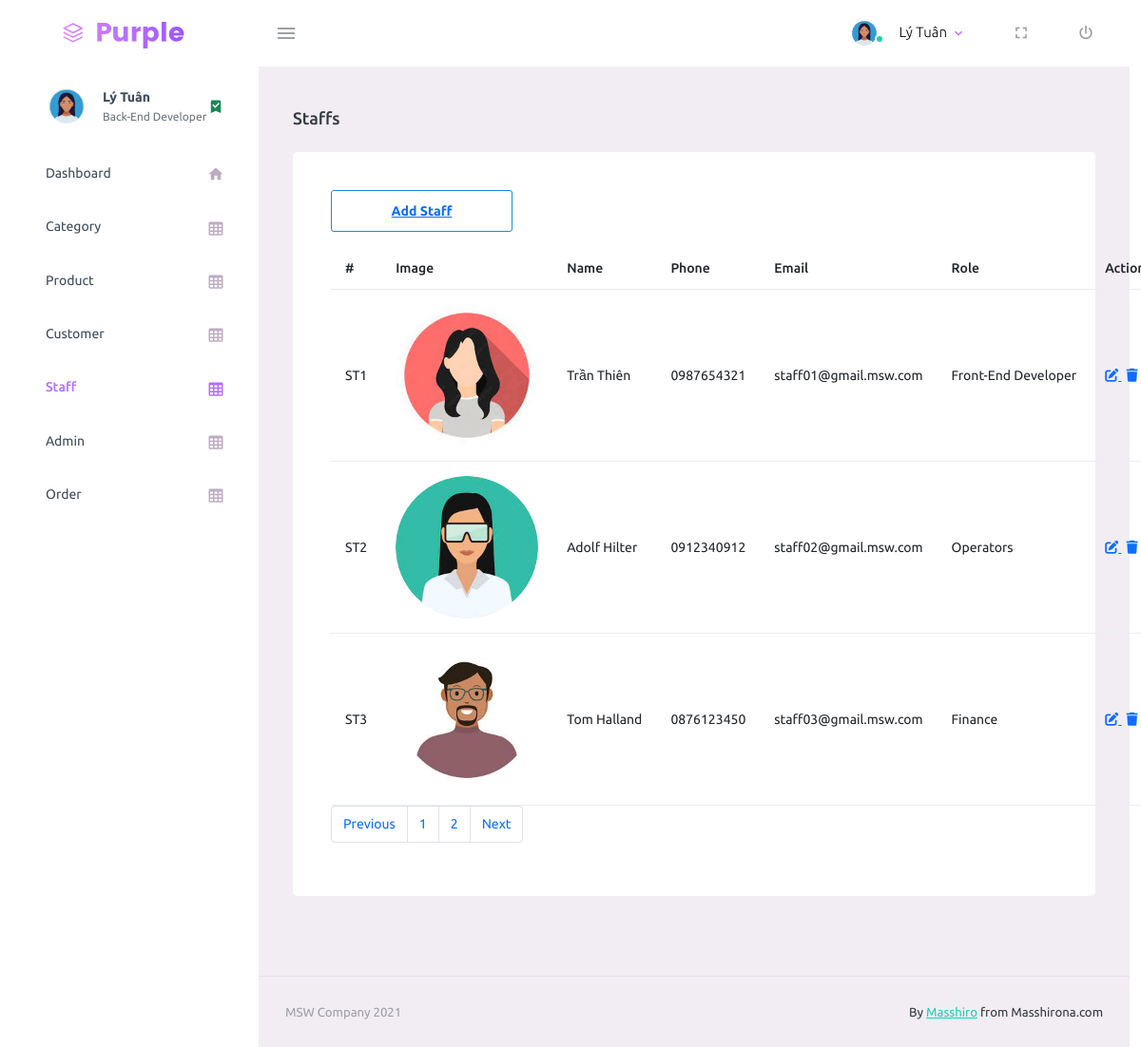
Page /admin/staff/staff.php (signed in) on the committed database.
### tables this page shows
create table staff(
staffID varchar(30),
staffImage varchar(255),
staffName nvarchar(60) not null,
staffPhone varchar(30) null,
staffEmail varchar(50) unique,
staffRole varchar(30),
primary key (staffID)
);

### admin/function.php (called while the page is built, shortened)
<?php
    function getUserData($id,$conn){
    $sql = "select * from
    adminAccount as a , staff as s
    where a.staffID = s.staffID
    and a.adminID = ?";
    $stmt = $conn->prepare($sql);
    $stmt->bindParam(1,$id);
    $stmt->execute();
    $row = $stmt->fetch(PDO::FETCH_ASSOC);
    return $row;
}
    function getUserID($username,$conn){
    $sql = "select adminID from adminAccount where username = ?";
    $stmt = $conn-> prepare($sql);
    $stmt->bindParam(1,$username);
    $stmt->execute();
    $row = $stmt->fetch(PDO::FETCH_ASSOC);
    return $row['adminID'];
}
?>

### admin/staff/staff.php (the view, shortened to what this page needs)
<?php
    require_once("../../connection/connectdb.php");
    require("../function.php");
?>
<?php
    $LIMIT = 3;
    if(isset($_GET['page'])){
        $page = $_GET['page'];
    }else{
          $page = '';
    };
    if($page == '' || $page == 1){
        $begin_product = 0;
    }
    else{
        $begin_product = ($page-1)*$LIMIT;
    }
    try{
        $sql = 'select * from staff';
        $sql_page = $conn-> prepare($sql);
        $sql_page ->execute();
        $row_count = $sql_page -> rowCount();
        $pages = ceil($row_count / $LIMIT);
    }
    catch(PDOException $ex){
        echo "Error:" .$ex->getMessage();
    }
?>
<?php
   try{
    $sql = " select * from staff
    order by staffID ASC
    limit $begin_product , $LIMIT ";
    $stmt = $conn-> prepare($sql);
    $stmt->execute();
}
catch(PDOException $ex){
    echo "Error:" .$ex->getMessage();
}
?>
<!DOCTYPE html>
<html lang="en">
<head>
    <link rel="stylesheet" href="../assets/vendors/mdi/css/materialdesignicons.min.css">
    <link rel="stylesheet" href="../assets/vendors/css/vendor.bundle.base.css">
    <link rel="stylesheet" href="../assets/css/style.css">
    <link rel="stylesheet" href="https://cdnjs.cloudflare.com/ajax/libs/font-awesome/6.2.1/css/all.min.css"
 />
    <link rel="stylesheet" href="https://cdnjs.cloudflare.com/ajax/libs/bootstrap/5.0.1/css/bootstrap-grid.min.css"
 />
</head>
<body>
    <div class="container-scroller">
        <nav class="navbar default-layout-navbar col-lg-12 col-12 p-0 fixed-top d-flex flex-row">
            <div class="text-center navbar-brand-wrapper d-flex align-items-center justify-content-center">
                <a class="navbar-brand brand-logo" href="../index.php"><img src="../assets/images/logo.svg"
                        alt="logo" /></a>
            </div>
            <div class="navbar-menu-wrapper d-flex align-items-stretch">
                <button class="navbar-toggler navbar-toggler align-self-center" type="button" data-toggle="minimize">
                    <span class="mdi mdi-menu"></span>
                </button>
                <ul class="navbar-nav navbar-nav-right">
                    <li class="nav-item nav-profile dropdown">
                        <a class="nav-link dropdown-toggle" id="profileDropdown" href="#" data-bs-toggle="dropdown"
                            aria-expanded="false">
                            <?php if(isset($_SESSION['username'])) {
                                $userData = getUserData(trim(getUserID($_SESSION['username'],$conn)),$conn);
                                ?>
                            <div class="nav-profile-img">
                                <img src="../../image/staff/<?=$userData['staffImage'] ?>" alt="image">
                                <span class="availability-status online"></span>
                            </div>
                            <div class="nav-profile-text">
                                <p class="mb-1 text-black">
                                    <?php echo $userData['staffName']; ?>
                                </p>
                            </div>
                            <?php }?>
                        </a>
                    </li>
                    <li class="nav-item d-none d-lg-block full-screen-link">
                        <a class="nav-link">
                            <i class="mdi mdi-fullscreen" id="fullscreen-button"></i>
                        </a>
                    </li>
                    <li class="nav-item nav-logout d-none d-lg-block">
                        <a class="nav-link" href="../login/logout.php">
                            <i class="mdi mdi-power"></i>
                        </a>
                    </li>
                </ul>
            </div>
        </nav>
        <div class="container-fluid page-body-wrapper">
            <nav class="sidebar sidebar-offcanvas" id="sidebar">
                <ul class="nav">
                    <li class="nav-item nav-profile">
                        <a href="#" class="nav-link">
                            <?php if(isset($_SESSION['username'])) {
                                $userData = getUserData(trim(getUserID($_SESSION['username'],$conn)),$conn);
                                ?>
                            <div class="nav-profile-image">
                                <img src="../../image/staff/<?=$userData['staffImage'] ?>" alt="profile">
                            </div>
                            <div class="nav-profile-text d-flex flex-column">
                                <span class="font-weight-bold mb-2">
                                    <?php echo $userData['staffName']?>
                                </span>
                                <span class="text-secondary text-small"><?php echo $userData['staffRole']?></span>
                            </div>
                            <i class="mdi mdi-bookmark-check text-success nav-profile-badge"></i>
                            <?php }?>
                        </a>
                    </li>
                    <li class="nav-item">
                        <a class="nav-link" href="../index.php">
                            <span class="menu-title">Dashboard</span>
                            <i class="mdi mdi-home menu-icon"></i>
                        </a>
                    </li>
                    <li class="nav-item">
                        <a class="nav-link" href="../category/category.php">
                            <span class="menu-title">Category</span>
                            <i class="mdi mdi-table-large menu-icon"></i>
                        </a>
                    </li>
                    <li class="nav-item">
                        <a class="nav-link" href="../product/product.php">
                            <span class="menu-title">Product</span>
                            <i class="mdi mdi-table-large menu-icon"></i>
                        </a>
                    </li>
                    <li class="nav-item">
                        <a class="nav-link" href="../customer/customer.php">
                            <span class="menu-title">Customer</span>
                            <i class="mdi mdi-table-large menu-icon"></i>
                        </a>
                    </li>
                    <li class="nav-item">
                        <a class="nav-link" href="../staff/staff.php">
                            <span class="menu-title">Staff</span>
                            <i class="mdi mdi-table-large menu-icon"></i>
                        </a>
                    </li>
                    <li class="nav-item">
                        <a class="nav-link" href="../admin/admin.php">
                            <span class="menu-title">Admin</span>
                            <i class="mdi mdi-table-large menu-icon"></i>
                        </a>
                    </li>
                    <li class="nav-item">
                        <a class="nav-link" href="../order/order.php">
                            <span class="menu-title">Order</span>
                            <i class="mdi mdi-table-large menu-icon"></i>
                        </a>
                    </li>
                </ul>
            </nav>
            <div class="main-panel">
                <div class="content-wrapper">
                    <div class="page-header">
                        <h3 class="page-title"> Staffs </h3>
                    </div>
                    <div class="row">
                        <div class="col-lg-12 grid-margin stretch-card">
                            <div class="card">
                                <div class="card-body">
                                    <p class="btn btn-outline-info col-3"><a href="staff-add.php">Add
                                            Staff</a></p>
                                    <table class="table table-hover">
                                        <thead>
                                            <tr>
                                                <th>#</th>
                                                <th>Image</th>
                                                <th>Name</th>
                                                <th>Phone</th>
                                                <th>Email</th>
                                                <th>Role</th>
                                                <th>Action</th>
                                            </tr>
                                        </thead>
                                        <tbody>
                                            <?php while($row = $stmt->fetch()) { ?>
                                            <tr>
                                                <td><?= $row['staffID'] ?></td>
                                                <td>
                                                    <a href="#">
                                                        <img src=" ../../image/staff/<?= $row['staffImage'] ?>"
                                                            alt="No image">
                                                    </a>
                                                </td>
                                                <td><?= $row['staffName'] ?></td>
                                                <td><?= $row['staffPhone'] ?></td>
                                                <td>
                                                    <?= $row['staffEmail']?>
                                                </td>
                                                <td>
                                                    <?= $row['staffRole']?>
                                                </td>
                                                <td>
                                                    <a href="staff-edit.php?id=<?= $row['staffID'] ?>" class="tags"
                                                        gloss="Edit this product">
                                                        <i class="fa-solid fa-pen-to-square"></i>
                                                    </a>
                                                    <a href="staff-delete.php?id=<?= $row['staffID']?>" class="tags"
                                                        gloss="Delete this product">
                                                        <i class="fa-solid fa-trash"></i>
                                                    </a>
                                                </td>
                                            </tr>
                                            <?php } ?>
                                        </tbody>
                                    </table>
                                    <nav aria-label="Page navigation example">
                                        <ul class="pagination">
                                            <li class="page-item"><a class="page-link"
                                                    href="staff.php?page=<?php $page>1 ? print (int)$page - 1 : print $pages ?>">Previous</a>
                                            </li>
                                            <?php
                                            for($i = 1; $i<= $pages; $i++) { ?>
                                            <li class="page-item"><a
                                                    class="page-link <?php $i == (int)$page ? print("bg-primary text-white") :''?>"
                                                    href="staff.php?page=<?php echo $i ?>"><?php echo $i ?></a>
                                            </li>
                                            <?php }?>
                                            <li class="page-item"><a class="page-link"
                                                    href="staff.php?page=<?php $page<$pages ? print (int)$page + 1 : print "1" ?>">Next</a>
                                            </li>
                                        </ul>
                                    </nav>
                                </div>
                            </div>
                        </div>
                    </div>
                </div>
                <footer class=" footer">
                    <div class="container-fluid d-flex justify-content-between">
                        <span class="text-muted d-block text-center text-sm-start d-sm-inline-block">MSW
                            Company
                            2021</span>
                        <span class="float-none float-sm-end mt-1 mt-sm-0 text-end"> By
                            <a href="#" target="_blank">Masshiro</a> from
                            Masshirona.com</span>
                    </div>
                </footer>
            </div>
        </div>
    </div>
</body>
</html>

### rows in the picture
staff: staffID "ST1", staffImage (picture), staffName "Trần Thiên", staffPhone "0987654321", staffEmail "staff01@gmail.msw.com", staffRole "Front-End Developer"
staff: staffID "ST2", staffImage (picture), staffName "Adolf Hilter", staffPhone "0912340912", staffEmail "staff02@gmail.msw.com", staffRole "Operators"
staff: staffID "ST3", staffImage (picture), staffName "Tom Halland", staffPhone "0876123450", staffEmail "staff03@gmail.msw.com", staffRole "Finance"

### other values in the picture
$userData['staffName'] "Lý Tuân"
$userData['staffRole'] "Back-End Developer"
